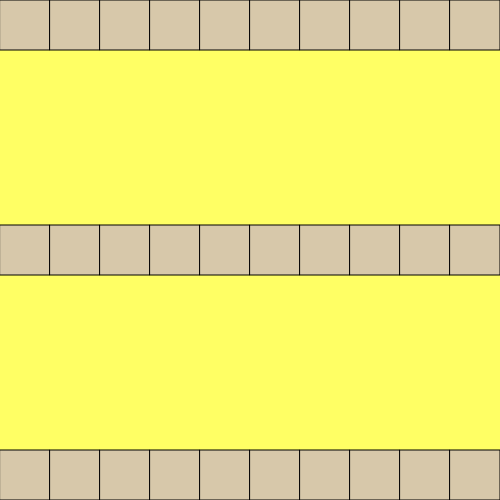
Frame 1 (no input)
Frame 2 (the mouse pressed at the canvas centre, redrawn once): identical to frame 1, image omitted

The p5.js sketch that drew this single still picture (run headless with seeded random() and noise() and a simulated clock; the mouse was pressed at the canvas centre and the sketch redrawn once):

// p5.js sketch
// ── sketch.js
//https://github.com/stavrosdidakis/DAT-GAD-405_2017
//https://p5js.org

//DAT405 / GAD405
//01_For-Loop

//Define the variable for the size
let size = 50;

function setup() {
  createCanvas(500, 500);
  noLoop();
}

function draw() {
  background(255, 255, 100)
  fill(215, 200, 170);
  //For-loop that will create 10 shapes on the window
  for (let x = 0; x < 500; x+=50){
    //x position is adjusted by the variable x (+1 on each loop)
    //Thus, x goes from 0 to 10. Multiplying by 50 it will create this sequence:
    //0, 50, 100, 150, 200, 250, 300, 350, 400, 450
    rect(x, 0, size, size);
    rect(x, height/2 - size/2, size, size);
    rect(x, height-size, size, size);
  }
}
